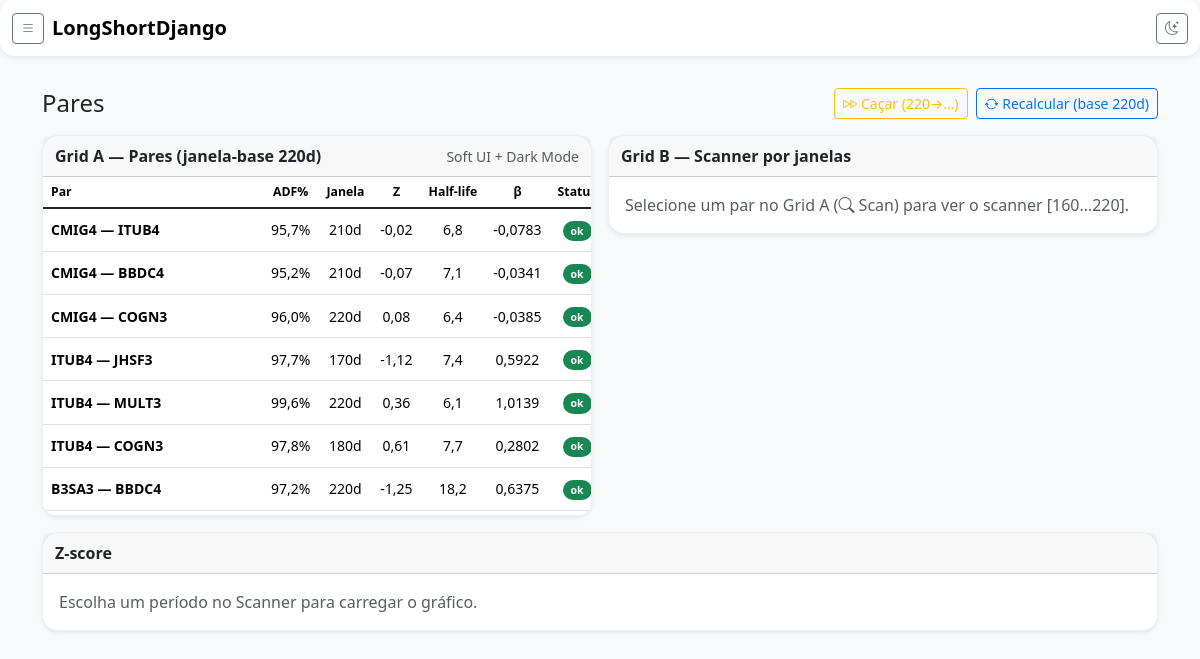
The app's page /pares/ with its own data.
### pairs/models.py (models this page shows)
class Pair(models.Model):
    left = models.ForeignKey(Asset, on_delete=models.CASCADE, related_name="pairs_left")
    right = models.ForeignKey(Asset, on_delete=models.CASCADE, related_name="pairs_right")
    base_window = models.IntegerField(default=220)
    chosen_window = models.IntegerField(null=True, blank=True)
    scan_cache_json = models.JSONField(null=True, blank=True)
    scan_cached_at = models.DateTimeField(null=True, blank=True)
    def __str__(self):
        return f"{self.left.ticker} — {self.right.ticker}"

### acoes/models.py (models this page shows, shortened)
class Asset(models.Model):
    ticker = models.CharField(max_length=10, unique=True)
    ticker_yf = models.CharField(max_length=20, blank=True, default="")
    name = models.CharField(max_length=100, blank=True, default="")
    is_active = models.BooleanField(default=True)
    logo_prefix = models.CharField(max_length=4, blank=True, default="")

### pairs/views.py (the view)
# urls.py: path("", views.pairs_home, name="home"),
@require_GET
def pairs_home(request: HttpRequest) -> HttpResponse:
    qs = Pair.objects.all().order_by("id")
    pairs = [p for p in qs if (p.scan_cache_json or {}).get("base", {}).get("status") == "ok"]
    context = {
        "pairs": pairs,
        "BASE_WINDOW": BASE_WINDOW,
        "DEFAULT_WINDOWS": DEFAULT_WINDOWS,
        "current": "pares",
    }
    return render(request, "pairs/pairs_home.html", context)

### pairs/templates/pairs/pairs_home.html (shortened to what this page needs)
{% extends "_base.html" %}
{% load static %}
{% block content %}
<div class="py-3">
  <div class="d-flex align-items-center justify-content-between mb-3">
    <h1 class="h4 mb-0">Pares</h1>
    <div class="d-flex gap-2">
      <form method="post" action="{% url 'pairs:refresh' %}?hunt=1" class="d-inline">
        <button class="btn btn-outline-warning btn-sm" title="Diminuir janelas até achar pelo menos 1 par">
          <i class="bi bi-fast-forward"></i> Caçar ({{ BASE_WINDOW }}→…)
        </button>
      </form>
      <form method="post" action="{% url 'pairs:refresh' %}" class="d-inline">
        <button class="btn btn-outline-primary btn-sm">
          <i class="bi bi-arrow-repeat"></i> Recalcular (base {{ BASE_WINDOW }}d)
        </button>
      </form>
    </div>
  </div>
  <div class="row g-3">
    <div class="col-12 col-xl-6">
      <div class="card shadow-sm rounded-4 soft-card">
        <div class="card-header d-flex align-items-center justify-content-between card-header-compact">
          <span class="fw-semibold">Grid A — Pares (janela-base {{ BASE_WINDOW }}d)</span>
          <span class="text-body-secondary small">Soft UI + Dark Mode</span>
        </div>
        <div class="card-body p-0">
          {% include "pairs/_pairs_table.html" with pairs=pairs %}
        </div>
      </div>
    </div>
    <div class="col-12 col-xl-6">
      <div class="card shadow-sm rounded-4 soft-card">
        <div class="card-header d-flex align-items-center justify-content-between card-header-compact">
          <span class="fw-semibold">Grid B — Scanner por janelas</span>
        </div>
        <div class="card-body p-0" id="scanPane">
          <div class="p-3 text-body-secondary">
            Selecione um par no Grid A (<i class="bi bi-search"></i> Scan) para ver o scanner [160…220].
          </div>
        </div>
      </div>
    </div>
  </div>
  <div class="card shadow-sm rounded-4 soft-card mt-3">
    <div class="card-header d-flex align-items-center justify-content-between card-header-compact">
      <span class="fw-semibold">Z-score</span>
    </div>
    <div class="card-body" id="zChartPane">
      <div class="text-body-secondary">Escolha um período no Scanner para carregar o gráfico.</div>
    </div>
  </div>
</div>
{% endblock %}

### pairs/templates/pairs/_pairs_table.html (shortened to what this page needs)
<div class="table-responsive card-scroll rows-7">
  <table class="table table-hover table-sm align-middle mb-0 table-compact table-sticky">
    <colgroup>
      <col class="col-par">
      <col class="col-adf">
      <col class="col-janela">
      <col class="col-z">
      <col class="col-half">
      <col class="col-beta">
      <col class="col-status">
      <col class="col-actions">
    </colgroup>
    <thead class="table-light">
      <tr class="text-secondary small">
        <th class="sticky-col">Par</th>
        <th class="text-center">ADF%</th>
        <th class="text-center">Janela</th>
        <th class="text-center">Z</th>
        <th class="text-center">Half-life</th>
        <th class="text-center">β</th>
        <th class="text-center">Status</th>
      </tr>
    </thead>
    <tbody class="table-group-divider">
      {% for pair in pairs %}
        {% with cw=pair.chosen_window|default:BASE_WINDOW base=pair.scan_cache_json.base %}
        <tr>
          <td class="sticky-col">
            <div class="d-flex align-items-center gap-2">
              <div class="fw-semibold text-truncate">{{ pair }}</div>
            </div>
          </td>
          <td class="text-center">
            {% if base and base.status == "ok" and base.adf_pct %}
              {{ base.adf_pct|floatformat:1 }}%
            {% else %}
              <span class="badge text-bg-secondary badge-pill">—</span>
            {% endif %}
          </td>
          <td class="text-center">{{ cw }}d</td>
          <td class="text-center">
            {% if base and base.status == "ok" and base.zscore is not None %}
              {{ base.zscore|floatformat:2 }}
            {% else %}—{% endif %}
          </td>
          <td class="text-center">
            {% if base and base.status == "ok" and base.half_life is not None %}
              {{ base.half_life|floatformat:1 }}
            {% else %}—{% endif %}
          </td>
          <td class="text-center">
            {% if base and base.status == "ok" and base.beta is not None %}
              {{ base.beta|floatformat:4 }}
            {% else %}—{% endif %}
          </td>
          <td class="text-center">
            {% if base %}
              {% if base.status == "ok" %}
                <span class="badge text-bg-success badge-pill">ok</span>
              {% elif base.status == "reprovado" %}
                <span class="badge text-bg-warning badge-pill" title="{{ base.message|default:'reprovado' }}">reprovado</span>
              {% else %}
                <span class="badge text-bg-secondary badge-pill">{{ base.status }}</span>
              {% endif %}
            {% else %}
              <span class="badge text-bg-secondary badge-pill">base</span>
            {% endif %}
          </td>
        </tr>
        {% endwith %}
      {% empty %}
        <tr>
          <td colspan="8" class="text-center py-4 text-body-secondary">Nenhum par cadastrado.</td>
        </tr>
      {% endfor %}
    </tbody>
  </table>
</div>

### static/css/soft-ui.css (style rules this page uses)
:root { --soft-radius: 0.9rem; --soft-shadow: 0 6px 16px rgba(0,0,0,.08); --row-h: 42px; --thead-h: 44px; }
.soft-card, .card.soft-card { border:1px solid rgba(0,0,0,.06); border-radius:var(--soft-radius); box-shadow:var(--soft-shadow); }
.navbar, .offcanvas, .card { border-radius: var(--soft-radius); }
.table-compact { font-size:.875rem; }
.table-compact th, .table-compact td { padding:.35rem .5rem; vertical-align:middle; white-space:nowrap; }
.table-compact tbody tr { height: var(--row-h); }
.table-compact td.text-center, .table-compact th.text-center { font-variant-numeric: tabular-nums; }
.table-sticky thead th { position:sticky; top:0; z-index:2; background:var(--bs-body-bg); }
.sticky-col { position:sticky; left:0; z-index:1; background:var(--bs-body-bg); }
.card-scroll { overflow-y:auto; overflow-x:auto; border-radius:0 0 .75rem .75rem; }
.card-scroll.rows-7 { max-height: calc(var(--thead-h) + 7 * var(--row-h)); }
.col-par { min-width:220px; }
.col-adf { width:92px; }
.col-janela { width:84px; }
.col-z { width:80px; }
.col-half { width:94px; }
.col-beta { width:96px; }
.col-status { width:90px; }
.card-header-compact { padding:.5rem .75rem; }
.badge-pill { border-radius:999px; padding:.3rem .5rem; }

### records on screen
Pair: left+right "CMIG4 — ITUB4", scan_cache_json.base.adf_pct "95,7", chosen_window "210", scan_cache_json.base.zscore "-0,02", scan_cache_json.base.half_life "6,8", scan_cache_json.base.beta "-0,0783", shows "ok"
Pair: left+right "CMIG4 — BBDC4", scan_cache_json.base.adf_pct "95,2", chosen_window "210", scan_cache_json.base.zscore "-0,07", scan_cache_json.base.half_life "7,1", scan_cache_json.base.beta "-0,0341", shows "ok"
Pair: left+right "CMIG4 — COGN3", scan_cache_json.base.adf_pct "96,0", base_window "220", scan_cache_json.base.zscore "0,08", scan_cache_json.base.half_life "6,4", scan_cache_json.base.beta "-0,0385", shows "ok"
Pair: left+right "ITUB4 — JHSF3", scan_cache_json.base.adf_pct "97,7", chosen_window "170", scan_cache_json.base.zscore "-1,12", scan_cache_json.base.half_life "7,4", scan_cache_json.base.beta "0,5922", shows "ok"
Pair: left+right "ITUB4 — MULT3", scan_cache_json.base.adf_pct "99,6", base_window "220", scan_cache_json.base.zscore "0,36", scan_cache_json.base.half_life "6,1", scan_cache_json.base.beta "1,0139", shows "ok"
Pair: left+right "ITUB4 — COGN3", scan_cache_json.base.adf_pct "97,8", chosen_window "180", scan_cache_json.base.zscore "0,61", scan_cache_json.base.half_life "7,7", scan_cache_json.base.beta "0,2802", shows "ok"
Pair: left+right "B3SA3 — BBDC4", scan_cache_json.base.adf_pct "97,2", base_window "220", scan_cache_json.base.zscore "-1,25", scan_cache_json.base.half_life "18,2", scan_cache_json.base.beta "0,6375", shows "ok"

### other values on screen
{{ BASE_WINDOW }} "220"
